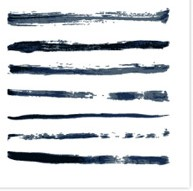
#> input picture data/brush_strokes/bs_24.jpg, 193 x 191 px, found by its file name
$ jupyter execute --allow-errors 0_brush_stroke_generator_v2.ipynb
#> lines starting #> are read from the running program, lines starting #| are printed output that depends on the picture; after the words box and inside, x2 and y2 are one past the last pixel; in counts of white or black regions, pixels touching at a corner belong together
### GENERATING THE DATA TO TRAIN DE MODEL

Randomly produce "brush strokes" matrices with 3 + 1 dimensions:

* D1 Height
* D2 Width
* D3 RGB color codification
* D4 Depth : which will codify the layer in the picture, from 0 to N_layers

Notes: H & W could be fixed to certain values although higher enough to be able to capture enough information later (check this out)

Layers: When assigning layers, there is no need to increase the number of the layer if there is not overlap on a previous layer. The number of layer should be the max(previous layers overlaped by the actual "brush stroke") + 1.

(note: the input data could be also a section of any of the original items produced)

## 1- Generating the brush-strokes data base

from pictures with many brush strokes, extract each individual stroke and save them in separated files.

### Funcion:
- input
    - fichero del que extraer brushes,
- output
    - fichero con contours detectados
    - fichero/s con brush strokes unitarios

[cell 1]
import cv2
import numpy as np
import matplotlib.pyplot as plt


# if does not exist, add the folders structure to work with

#./data
#     /brush_stroke
#                  /00_bs_db      (bs data base)
#                  /01_contours   (for info)

#> (a cell that did not finish here is left out)

[cell 3]
# generating the ddbb of brush strokes #
#-----------------------------------#

path_bs='./data/brush_strokes/'

#> (the rest of this cell did not finish here and is left out)

[cell 4]
path_bs='./data/brush_strokes/'

image = cv2.imread(path_bs + 'bs_24.jpg')
#> image is the input picture: shape (191, 193, 3); mean B, G, R 219, 215.6, 212.3

image_i=image.copy() #actuamos sobre una copia
red, green, blue = image_i[:,:,0], image_i[:,:,1], image_i[:,:,2]
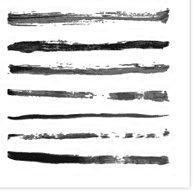
#> red: shape (191, 193); min 5, max 255, mean 219
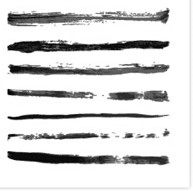
#> green: shape (191, 193); min 0, max 255, mean 215.6
mask_white = (red >=200) & (green >=200) & (blue >=200)
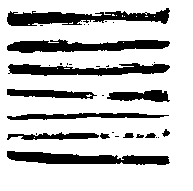
#> mask_white: shape (191, 193) bool; 77.9% white; 31 black regions (18 under 20 px), largest, box (x1, y1, x2, y2) and area: (7, 8, 170, 26) 1547, (7, 39, 170, 53) 1436, (7, 151, 170, 165) 1429
mask_black= ~mask_white
image_i[:,:,:3][mask_white]=[255,255,255]
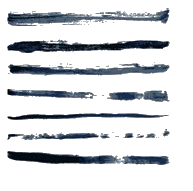
#> image_i: shape (191, 193, 3); mean B, G, R 221, 217.8, 215
image_i[:,:,:3][mask_black]=[0,0,0]


mask_white


plt.imshow(image)

$ run again, with data/brush_strokes/bs_01.jpg copied over data/brush_strokes/bs_24.jpg
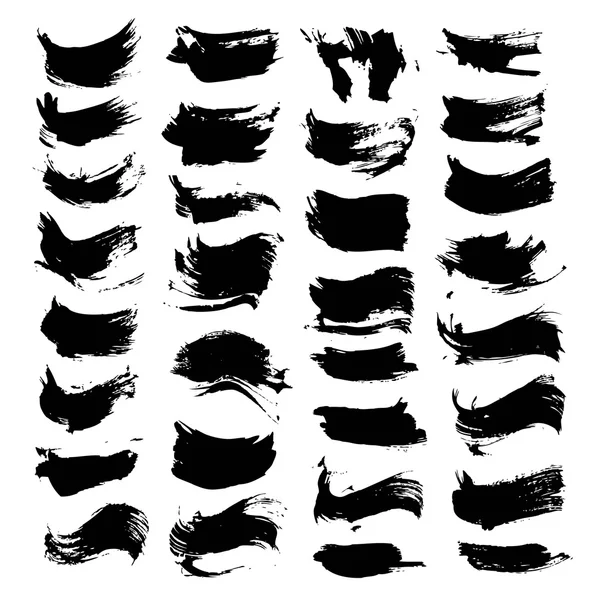
#> input picture data/brush_strokes/bs_01.jpg, 600 x 600 px, found by its file name
#> image is the input picture: shape (600, 600, 3); mean B, G, R 176.4, 176.3, 176.4
#> `mask_white = (red >=200) & (green >=200) & (blue >=200)`:
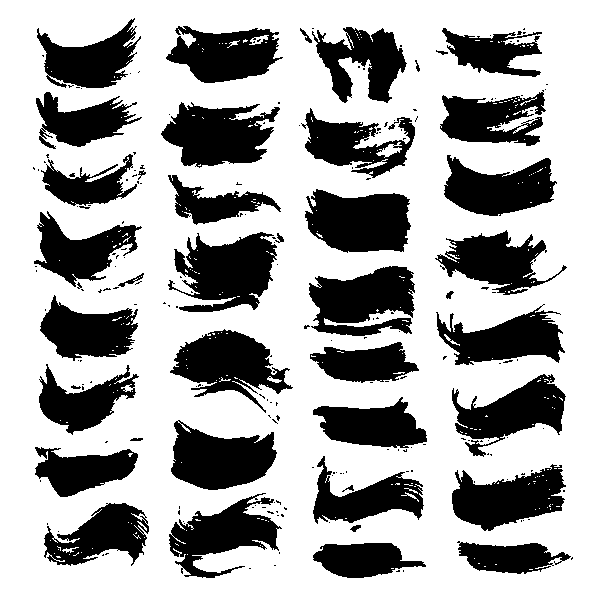
#> mask_white: shape (600, 600) bool; 66.8% white; 213 black regions (171 under 20 px), largest, box (x1, y1, x2, y2) and area: (168, 232, 277, 312) 5441, (305, 189, 411, 253) 5238, (309, 266, 415, 336) 5172
#> `image_i[:,:,:3][mask_white]=[255,255,255]`:
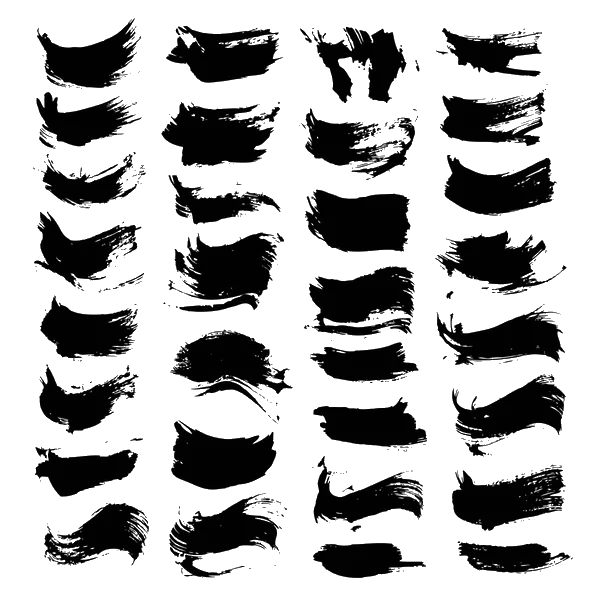
#> image_i: shape (600, 600, 3); 10.94% of pixels changed, all inside (x1, y1, x2, y2) = (32, 16, 576, 584)

$ run again, with data/brush_strokes/bs_02.jpg copied over data/brush_strokes/bs_24.jpg
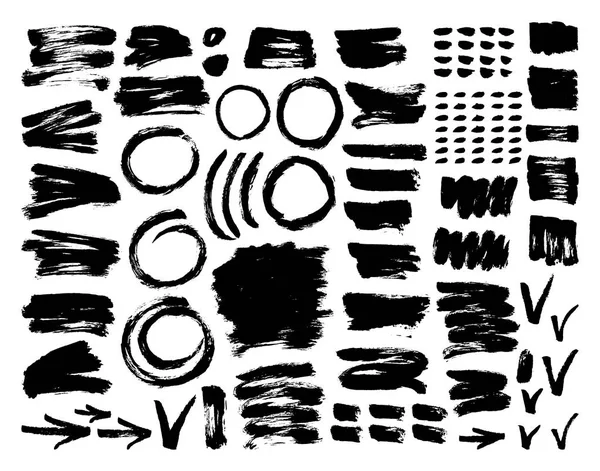
#> input picture data/brush_strokes/bs_02.jpg, 600 x 471 px, found by its file name
#> image is the input picture: shape (471, 600, 3); mean B, G, R 165.9, 165.9, 165.9
#> `mask_white = (red >=200) & (green >=200) & (blue >=200)`:
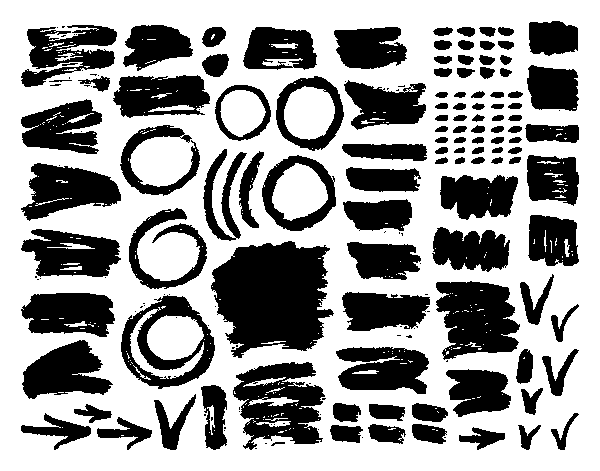
#> mask_white: shape (471, 600) bool; 61.5% white; 176 black regions (64 under 20 px), largest, box (x1, y1, x2, y2) and area: (211, 241, 334, 358) 10270, (233, 362, 325, 450) 4838, (436, 281, 520, 360) 4754

$ run again, with data/brush_strokes/bs_03.jpg copied over data/brush_strokes/bs_24.jpg
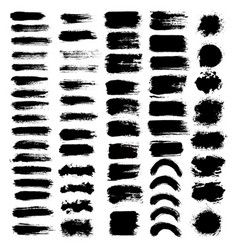
#> input picture data/brush_strokes/bs_03.jpg, 238 x 250 px, found by its file name
#> image is the input picture: shape (250, 238, 3); mean B, G, R 167.1, 167.1, 167.1
#> `mask_white = (red >=200) & (green >=200) & (blue >=200)`:
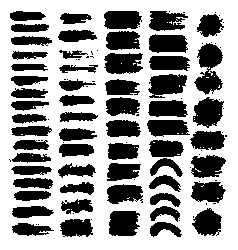
#> mask_white: shape (250, 238) bool; 60.1% white; 107 black regions (48 under 20 px), largest, box (x1, y1, x2, y2) and area: (194, 43, 223, 95) 891, (109, 211, 140, 236) 673, (148, 74, 187, 98) 672
#> `image_i[:,:,:3][mask_white]=[255,255,255]`:
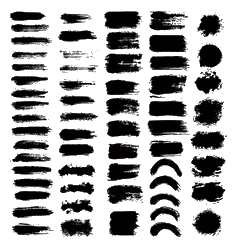
#> image_i: shape (250, 238, 3); mean B, G, R 169.9, 169.9, 170
